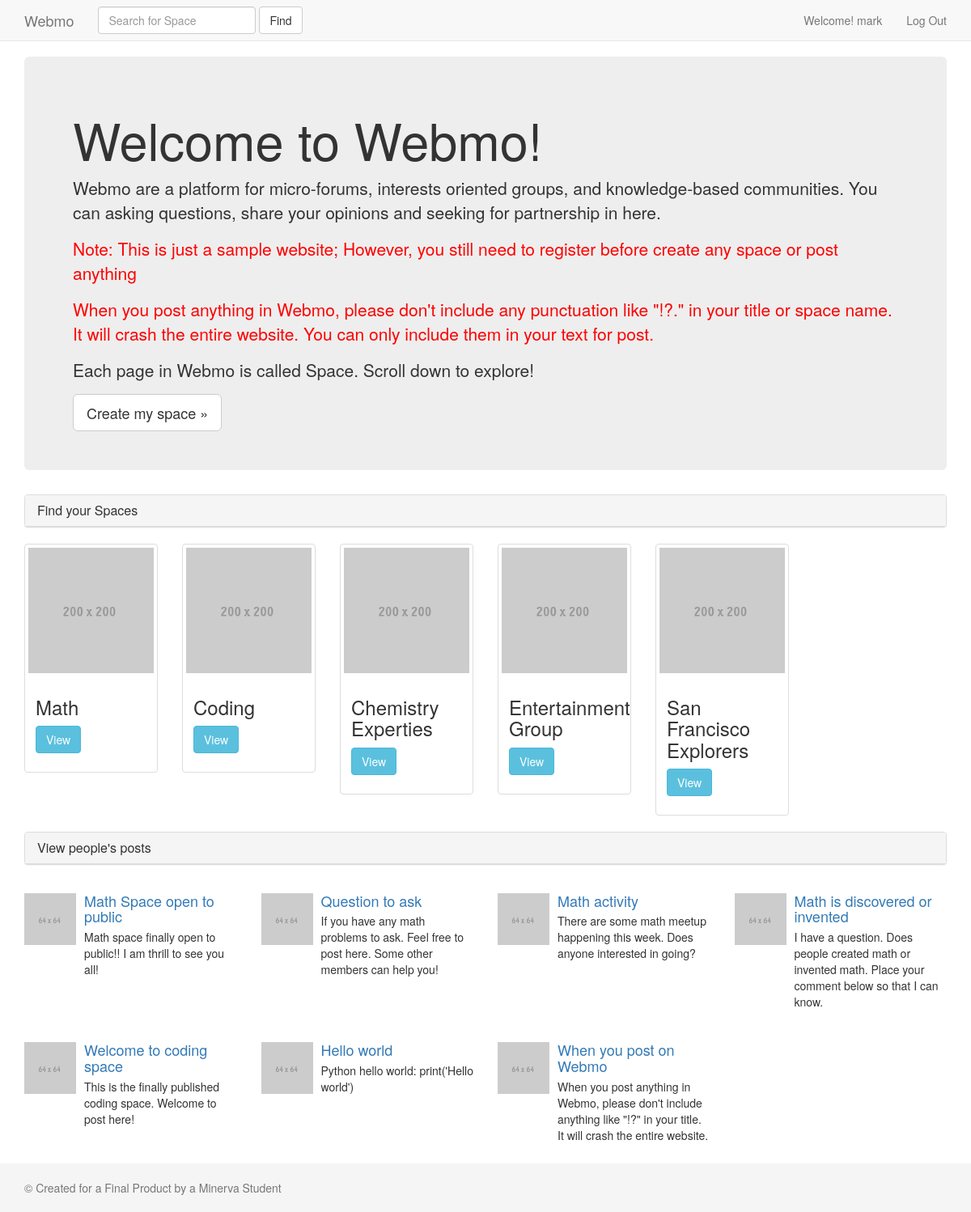
The app's page / (signed in) with its own data.
### forums/models.py (models this page shows, shortened)
class Forum(models.Model):
    name = models.CharField(max_length=100, unique=True)
    date = models.DateField('Createddate', auto_now_add=True)
    founder = models.ForeignKey(User)
    urlname = models.CharField(max_length=100, unique=True, default='')

class Post(models.Model):
    title = models.CharField(max_length=31)
    text = models.TextField()
    date = models.DateField('post date', auto_now_add=True)
    session = models.ForeignKey(Session)
    forum = models.ForeignKey(Forum)
    writer = models.ForeignKey(User)
    urlname = models.CharField(max_length=61, unique=True, default='')

### forums/views.py (the view, shortened to what this page needs)
# urls.py: 2. Add a URL to urlpatterns:  url(r'^$', views.home, name='home')
def home(request):
    go = log_process(request)
    print(go)
    space = Forum.objects.all()
    forum = ForumForm(request.POST or None)
    posts = Post.objects.all()
    context = {
        'n': range(8),
        'go': go,
        'forum': forum,
        'space': space,
        'posts': posts,
    }
    return render(request, 'base.html', context)

### forums/forms.py
class ForumForm(forms.ModelForm):
    class Meta:
        model = Forum
        fields = ['name']

### templates/base.html (shortened to what this page needs)
<!DOCTYPE html>
{% load staticfiles %}
{% load widget_tweaks %}
<html lang="en">
<head>
    <link href="{% static 'css/bootstrap.min.css'%}" rel="stylesheet">
</head>
<body>
    {% include 'nav_bar.html' %}
    <div class="container">
      <div class="jumbotron">
        <h1>Welcome to Webmo!</h1>
        <p>Webmo are a platform for micro-forums, interests oriented groups, and knowledge-based
            communities.
        You can asking questions, share your opinions and seeking for partnership in here.
        </p>
          <p style="color:red">Note: This is just a sample website; However,
              you still need to register before create any space or post anything</p>
          <p style="color:red">When you post anything in Webmo, please don't include any punctuation like "!?." in your title or space name. It will crash the entire website.
          You can only include them in your text for post.
          </p>
          <p>Each page in Webmo is called Space. Scroll down to explore!</p>
        <div>
          <a class="btn btn-lg btn-default"
             role="button" {% if go %}
             data-toggle="collapse" data-target="#collapseExample" aria-expanded="false" aria-controls="collapseExample"
             {% else %}
             data-container="body" data-toggle="popover" data-placement="right" data-content="Sorry, You have to login before your create your space."
             {% endif %}>Create my space &raquo;</a>
        </div>
      </div>
        <div class="panel panel-default">
              <div class="panel-heading">
            <h3 class="panel-title">Find your Spaces</h3>
          </div></div>
        <div class="row">
            {% for i in space %}
          <div class="col-xs-6 col-sm-4 col-md-3 col-lg-2">
            <div class="thumbnail">
              <img src="{% static 'img/200200holder.gif' %}" alt="Image">
              <div class="caption">
                <h3>{{ i.name }}</h3>
                <p><a href="{% url 'space' name=i.urlname %}" class="btn btn-info" role="button">View</a> </p>
              </div>
            </div>
          </div>
            {% endfor %}
        </div>
        <div class="panel panel-default">
              <div class="panel-heading">
            <h3 class="panel-title">View people's posts</h3>
          </div></div>
        <div class="row">
        {% for i in posts %}
        <div class="col-sm-6 col-md-4 col-lg-3 stmargin">
        <div class="media">
          <div class="media-left">
            <a href="#">
              <img class="media-object" src="{% static 'img/6464holder.gif' %}" alt="Media image">
            </a>
          </div>
          <div class="media-body">
            <h4 class="nonblock media-heading"><a href="{% url 'page' forum=i.forum.urlname session=i.session.urlname article=i.urlname %}">{{ i.title }}</a> </h4>
            <p>{{ i.text }}</p>
          </div>
        </div>
                </div>
        {% endfor %}
        </div>
    </div>
    {% include 'footer.html' %}
</body>
</html>

### templates/nav_bar.html (shortened to what this page needs)
<nav class="navbar navbar-default navbar-fixed-top">
  <div class="container">
    <div class="navbar-header">
      <a class="navbar-brand" href="{% url 'home' %}">Webmo</a>
    </div>
    <div id="navbar" class="navbar-collapse collapse">
      <ul class="nav navbar-nav">
        <li>
            <form class="navbar-form navbar-left" role="search">
              <div class="form-group">
                <input type="text" class="form-control" placeholder="Search for Space">
              </div>
              <button type="submit" class="btn btn-default">Find</button>
            </form>
        </li>
      </ul>
      <ul class="nav navbar-nav navbar-right">
        {% if go %}<li><a>Welcome! {{ request.user.username }}</a></li>{% endif %}
        <li><a data-toggle="modal" data-target="#myModal">{% if go %}Log Out{% else %}Log In{% endif %}</a></li>
      </ul>
    </div>
  </div>
</nav>

### templates/base.html (style rules this page uses)
body { padding-top: 70px; }
.stmargin { margin-top: 15px; margin-bottom: 15px; }
.nonblock { display: inline-block; }

### records on screen
Forum: name "Math"
Forum: name "Coding"
Forum: name "Chemistry Experties"
Forum: name "Entertainment Group"
Forum: name "San Francisco Explorers"
Post: title "Math Space open to public", text "Math space finally open to public!! I am thrill to see you all!"
Post: title "Question to ask", text "If you have any math problems to ask. Feel free to post here. Some other members can help you!"
Post: title "Math activity", text "There are some math meetup happening this week. Does anyone interested in going?"
Post: title "Math is discovered or invented", text "I have a question. Does people created math or invented math. Place your comment below so that I can know."
Post: title "Welcome to coding space", text "This is the finally published coding space. Welcome to post here!"
Post: title "Hello world", text "Python hello world: print('Hello world')"
Post: title "When you post on Webmo", text "When you post anything in Webmo, please don't include anything like \"!?\" in your title. It will crash the entire website."

### other values on screen
{{ request.user.username }} "mark"
